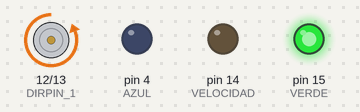
Simulated run of this sketch. Board: Arduino Uno, built with avr-gcc and run on an emulated ATmega328P. On the bench: motor-driver pin pairs drawn as motors (green arrow = first pin HIGH = forward, orange = second pin HIGH = backward, longer = more drive), output pins drawn as LEDs (lit = HIGH). Pins used as bus, display or sensor lines are not drawn.

Above: at 5.0 s.
At 12.0 s:
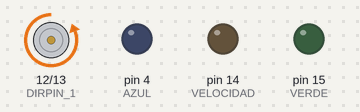
At 19.0 s:
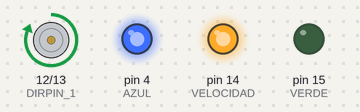
At 26.0 s:
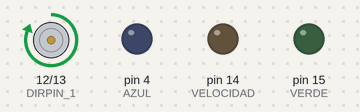
Timing chart, 0 to 36.4 s (numbered marks = the images above):
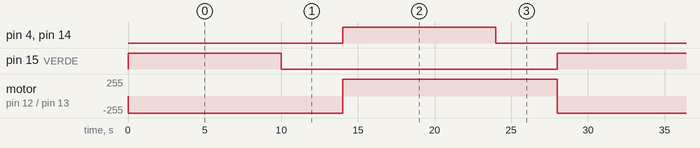

Measured:
- by itself, pin 4 (AZUL), pin 14 (VELOCIDAD), pin 15 (VERDE): alternates HIGH for 10.0 s and LOW for 18.0 s
- by itself, motor on pin 12 (DIRPIN_1) / pin 13 (DIRPIN_2): alternates forward 255/255 for 14.0 s and backward 255/255 for 14.0 s

The sketch:

32_Motor_L293D_.ino
```cpp
// https://descubrearduino.com/l293d/

#define VELOCIDAD 14
#define DIRPIN_1 12
#define DIRPIN_2 13

// ESTADOS POSIBLES
#define PARO 0
#define DERECHA 1
#define IZQUIERDA 2

// DIODOS LED
#define ROJO 0
#define VERDE 15
#define AZUL 4


void setup() {
  Serial.begin(115200);

  pinMode(VELOCIDAD, OUTPUT);
  pinMode(DIRPIN_1, OUTPUT);
  pinMode(DIRPIN_2, OUTPUT);

  pinMode(ROJO, OUTPUT);
  pinMode(VERDE, OUTPUT);
  pinMode(AZUL, OUTPUT);

}

void loop() {
  //digitalWrite(VELOCIDAD, HIGH); // Encendemos el motor
  /*Serial.println("Girando en una dirección.");
  analogWrite(VELOCIDAD, 70);
  digitalWrite(DIRPIN_1, 0);
  digitalWrite(DIRPIN_2, 1);
  delay(5000);*/
  cambioEstado(DERECHA);
  delay(5000);

  /* analogWrite(VELOCIDAD, 0); // Aapagamos el motor
  delay(2000);*/

  cambioEstado(PARO);
  delay(2000);

  //digitalWrite(VELOCIDAD, HIGH); // Encendemos el motor
  /* Serial.println("Girando en ls otra dirección.");
  analogWrite(VELOCIDAD, 250);
  digitalWrite(DIRPIN_1, 1);
  digitalWrite(DIRPIN_2, 0);
  delay(5000); */

  cambioEstado(IZQUIERDA);
  delay(5000);

  /* Serial.println("Motor parado.");
  analogWrite(VELOCIDAD, 0); // Aapagamos el motor
  delay(2000); */

  cambioEstado(PARO);
  delay(2000);
}
//----------------------------------------------------------------------------
void cambioEstado(int estadoNuevo){
    switch (estadoNuevo) {
    case PARO:
      analogWrite(VELOCIDAD, 0);
      digitalWrite(ROJO, HIGH);
      digitalWrite(VERDE, LOW);
      digitalWrite(AZUL, LOW);
      delay(2000);
      break;
    case DERECHA:
      analogWrite(VELOCIDAD, 70);
      digitalWrite(ROJO, LOW);
      digitalWrite(VERDE, HIGH);
      digitalWrite(AZUL, LOW);
      digitalWrite(DIRPIN_1, 0);
      digitalWrite(DIRPIN_2, 1);
      delay(5000);
      break;
    case IZQUIERDA:
      analogWrite(VELOCIDAD, 250);
      digitalWrite(ROJO, LOW);
      digitalWrite(VERDE, LOW);
      digitalWrite(AZUL, HIGH);
      digitalWrite(DIRPIN_1, 1);
      digitalWrite(DIRPIN_2, 0);
      delay(5000);
      break;
    }
}
```
